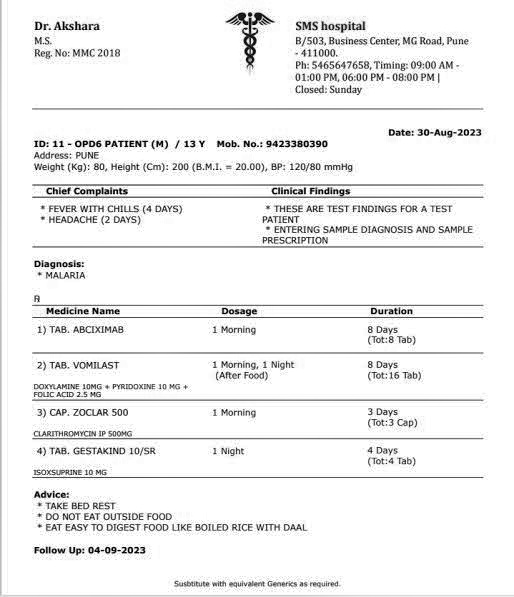
#> input picture backend/uploads/5e795115-71f2-4071-a8ff-8d94b2eeee0e.jpg, 514 x 597 px
$ python -i preprocess.py   (imports and definitions only)
#> lines starting #> are read from the running program, lines starting #| are printed output that depends on the picture
"""
preprocess.py

Image preprocessing pipeline for MediAssist OCR.

Pipeline:
1. Load image
2. Resize (if required)
3. Convert to grayscale
4. Enhance contrast using CLAHE
5. Return processed image
"""

from pathlib import Path

import cv2
import numpy as np


class ImagePreprocessor:
    """
    Image preprocessing for OCR.
    """

    def __init__(self, max_width: int = 1200):
        self.max_width = max_width

    def load_image(self, image_path: str) -> np.ndarray:
        """
        Load image from disk.
        """

        path = Path(image_path)

        if not path.exists():
            raise FileNotFoundError(
                f"Image not found: {path.resolve()}"
            )

        image = cv2.imread(str(path))
#> image is the input picture: shape (597, 514, 3); min 0, max 255, mean 240.4

        if image is None:
            raise ValueError(
                f"Unable to read image: {path.resolve()}"
            )

        return image

    def resize_image(self, image: np.ndarray) -> np.ndarray:
        """
        Resize only if image is wider than max_width.
        Keeps aspect ratio.
        """

        height, width = image.shape[:2]
#> height = 597; width = 514

        if width <= self.max_width:
            return image

        scale = self.max_width / width

        new_width = int(width * scale)
        new_height = int(height * scale)

        resized = cv2.resize(
            image,
            (new_width, new_height),
            interpolation=cv2.INTER_AREA
        )

        return resized

    def to_grayscale(self, image: np.ndarray) -> np.ndarray:
        """
        Convert image to grayscale.
        """

        return cv2.cvtColor(
            image,
            cv2.COLOR_BGR2GRAY
        )

    def enhance_contrast(self, image: np.ndarray) -> np.ndarray:
        """
        Improve local contrast using CLAHE.
        """

        clahe = cv2.createCLAHE(
            clipLimit=2.0,
            tileGridSize=(8, 8)
        )

        return clahe.apply(image)
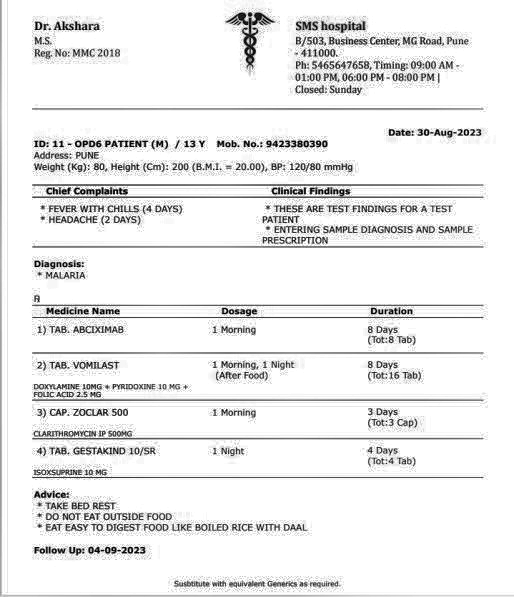
#> returned value: shape (597, 514); min 1, max 255, mean 236.1

    def preprocess(self, image_path: str) -> np.ndarray:
        """
        Complete preprocessing pipeline.
        """

        image = self.load_image(image_path)

        image = self.resize_image(image)

        image = self.to_grayscale(image)

        image = self.enhance_contrast(image)

        return image


# Singleton instance
_preprocessor = ImagePreprocessor()


def preprocess(image_path: str) -> np.ndarray:
    """
    Public function used by OCR engine.
    """

    return _preprocessor.preprocess(image_path)


def save_processed_image(
    image: np.ndarray,
    output_path: str
) -> None:
    """
    Save processed image for debugging.
    """

    output = Path(output_path)

    output.parent.mkdir(
        parents=True,
        exist_ok=True
    )

    cv2.imwrite(
        str(output),
        image
    )

>>> result = ImagePreprocessor().preprocess('../../uploads/5e795115-71f2-4071-a8ff-8d94b2eeee0e.jpg')
